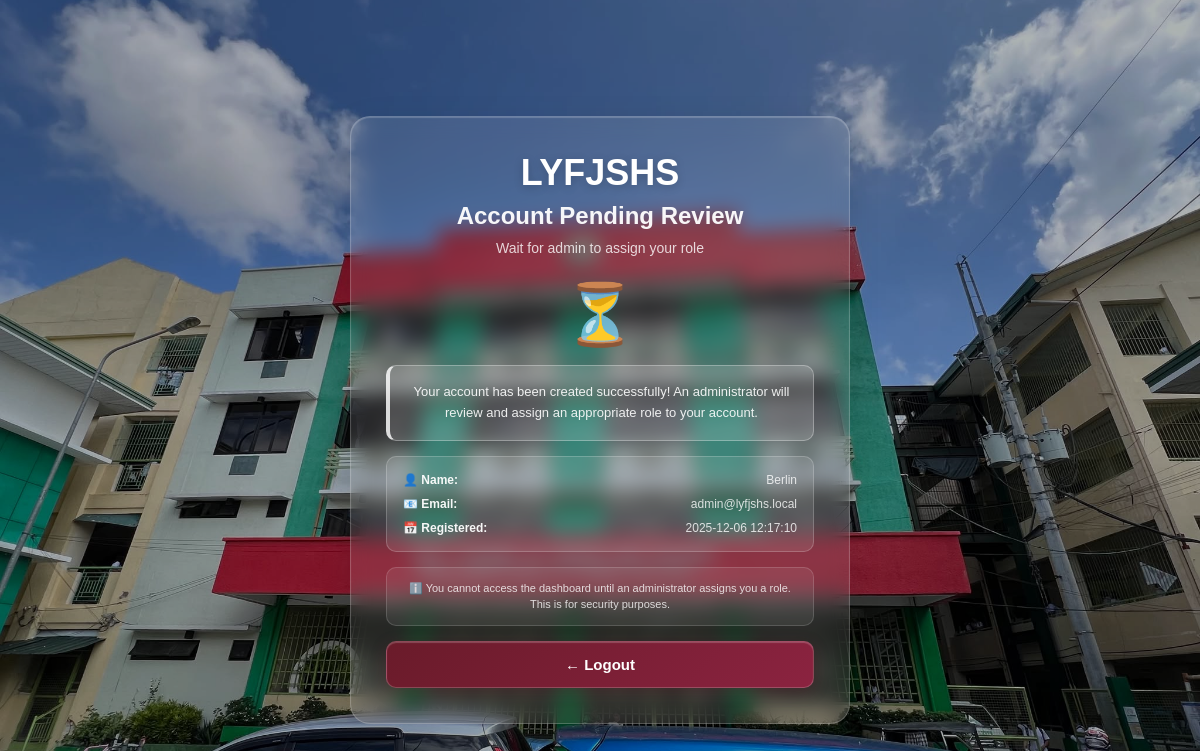
Page /pending-approval (signed in) on the earlier database version.
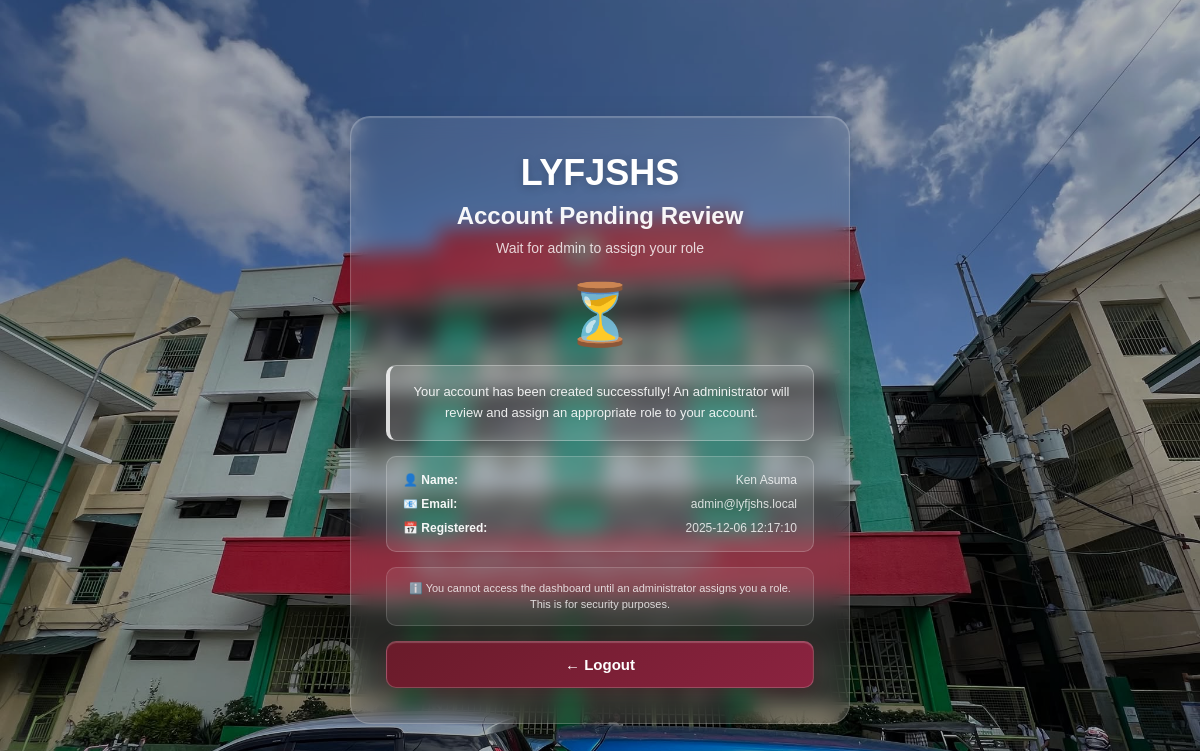
Same page on the later database version.
### tables this page shows
CREATE TABLE users (
            id INTEGER PRIMARY KEY AUTOINCREMENT,
            username TEXT UNIQUE NOT NULL,
            password TEXT NOT NULL,
            fullname TEXT NOT NULL,
            email TEXT NOT NULL,
            role TEXT DEFAULT 'health_officer',
            advisory_class TEXT,
            is_active INTEGER DEFAULT 1,
            created_at TIMESTAMP DEFAULT CURRENT_TIMESTAMP
        , profile_pic TEXT, updated_at TIMESTAMP);

### src/app.py (the view)
@app.route("/pending-approval")
def pending_approval():
    if not session.get("logged_in"):
        return redirect(url_for("login"))
    db = get_db_connection()
    if not db:
        flash("Database connection error.", "danger")
        return redirect(url_for("login"))
    try:
        cursor = db.cursor()
        cursor.execute("SELECT fullname, email, created_at, advisory_class FROM users WHERE id = ?", (session.get("user_id"),))
        user = cursor.fetchone()
        db.close()
        if not user:
            flash("User not found.", "danger")
            return redirect(url_for("logout"))
        return render_template("auth/pending_approval.html", user=user)
    except sqlite3.Error as e:
        flash(f"Database error: {str(e)}", "danger")
        return redirect(url_for("logout"))

### src/app.py (called while the page is built, shortened)
@app.before_request
def check_user_status():
    if session.get("logged_in"):
        if request.endpoint in ['login', 'logout', 'register', 'pending_approval', 'static']:
            return

@app.context_processor
def inject_user():
    user = None
    if session.get("logged_in"):
        db = get_db_connection()
        if db:
            try:
                cursor = db.cursor()
                cursor.execute("SELECT * FROM users WHERE id = ?", (session.get("user_id"),))
                user = cursor.fetchone()
                db.close()
            except sqlite3.Error:
                pass
    return {'current_user': user, 'max': max, 'min': min, 'range': range, 'csrf_token': generate_csrf}

def get_db_connection():
    try:
        conn = sqlite3.connect(DATABASE)
        conn.row_factory = sqlite3.Row  # This enables column access by name
        return conn
    except sqlite3.Error as e:
        logger.error(f"Database connection error: {e}")
        return None

### templates/auth/pending_approval.html (shortened to what this page needs)
<!DOCTYPE html>
<html lang="en">
  <head>
    <link
      href="https://unpkg.com/boxicons@2.1.4/css/boxicons.min.css"
      rel="stylesheet"
    />
    <link
      rel="stylesheet"
      href="{{ url_for('static', filename='css/pending_approval.css') }}"
    />
  </head>
  <body>
    <div class="pending-approval-container">
      <div class="pending-card">
        <div class="pending-header">
          <h1>LYFJSHS</h1>
          <h3>Account Pending Review</h3>
          <p>Wait for admin to assign your role</p>
        </div>
        <div class="pending-content">
          <div class="pending-icon">⏳</div>
          <div class="pending-message">
            Your account has been created successfully! An administrator will
            review and assign an appropriate role to your account.
          </div>
          <div class="pending-info">
            <div class="info-row">
              <span class="info-label">👤 Name:</span>
              <span class="info-value">{{ user.fullname }}</span>
            </div>
            <div class="info-row">
              <span class="info-label">📧 Email:</span>
              <span class="info-value">{{ user.email }}</span>
            </div>
            <div class="info-row">
              <span class="info-label">📅 Registered:</span>
              <span class="info-value">{{ user.created_at }}</span>
            </div>
          </div>
          <p class="pending-note">
            ℹ️ You cannot access the dashboard until an administrator assigns
            you a role. This is for security purposes.
          </p>
          <a href="{{ url_for('logout') }}" class="btn-logout">← Logout</a>
        </div>
      </div>
    </div>
  </body>
</html>

Differences in the rows shown:
changed users "admin@lyfjshs.local": fullname "Berlin" → "Ken Asuma"
